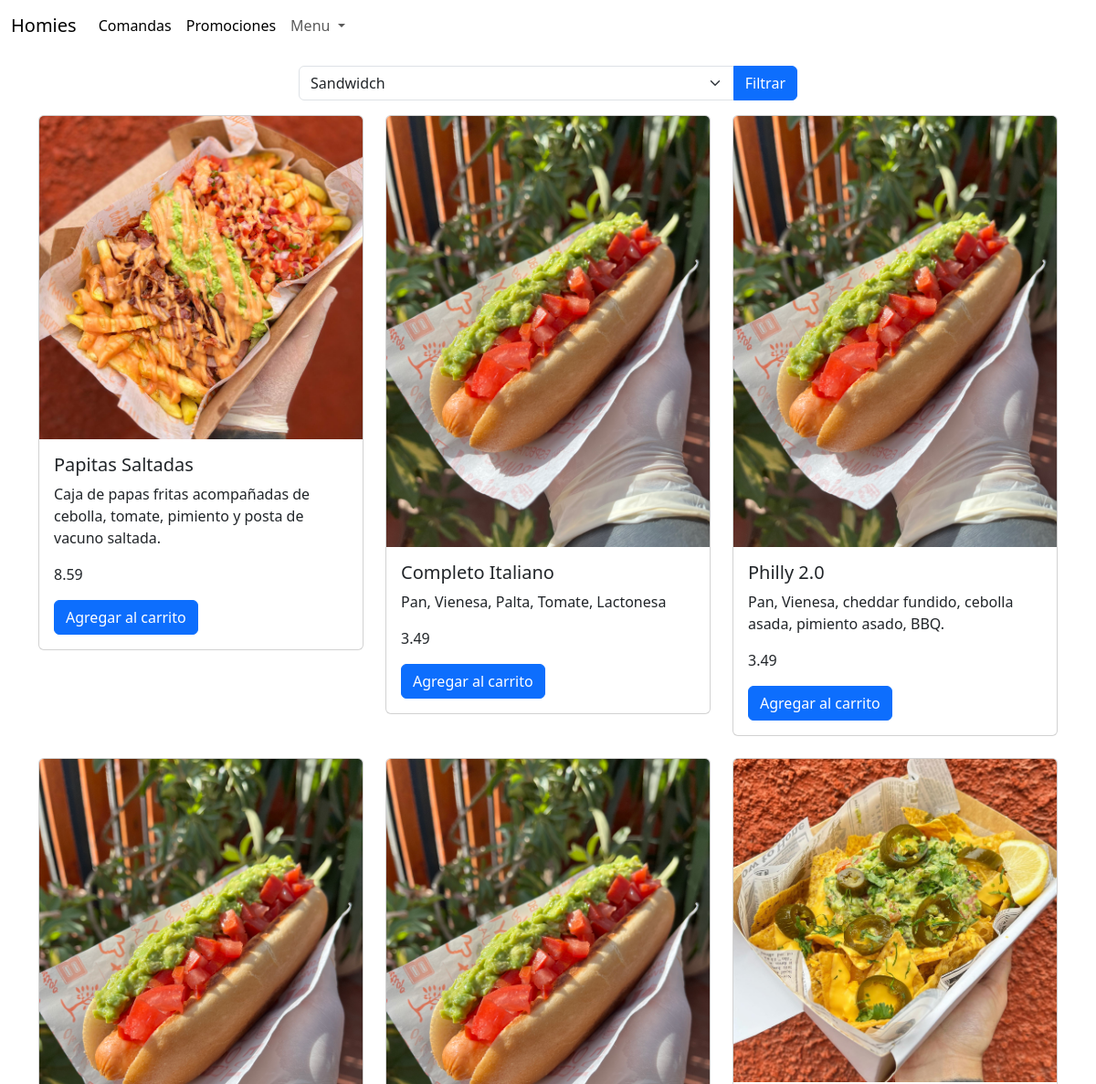
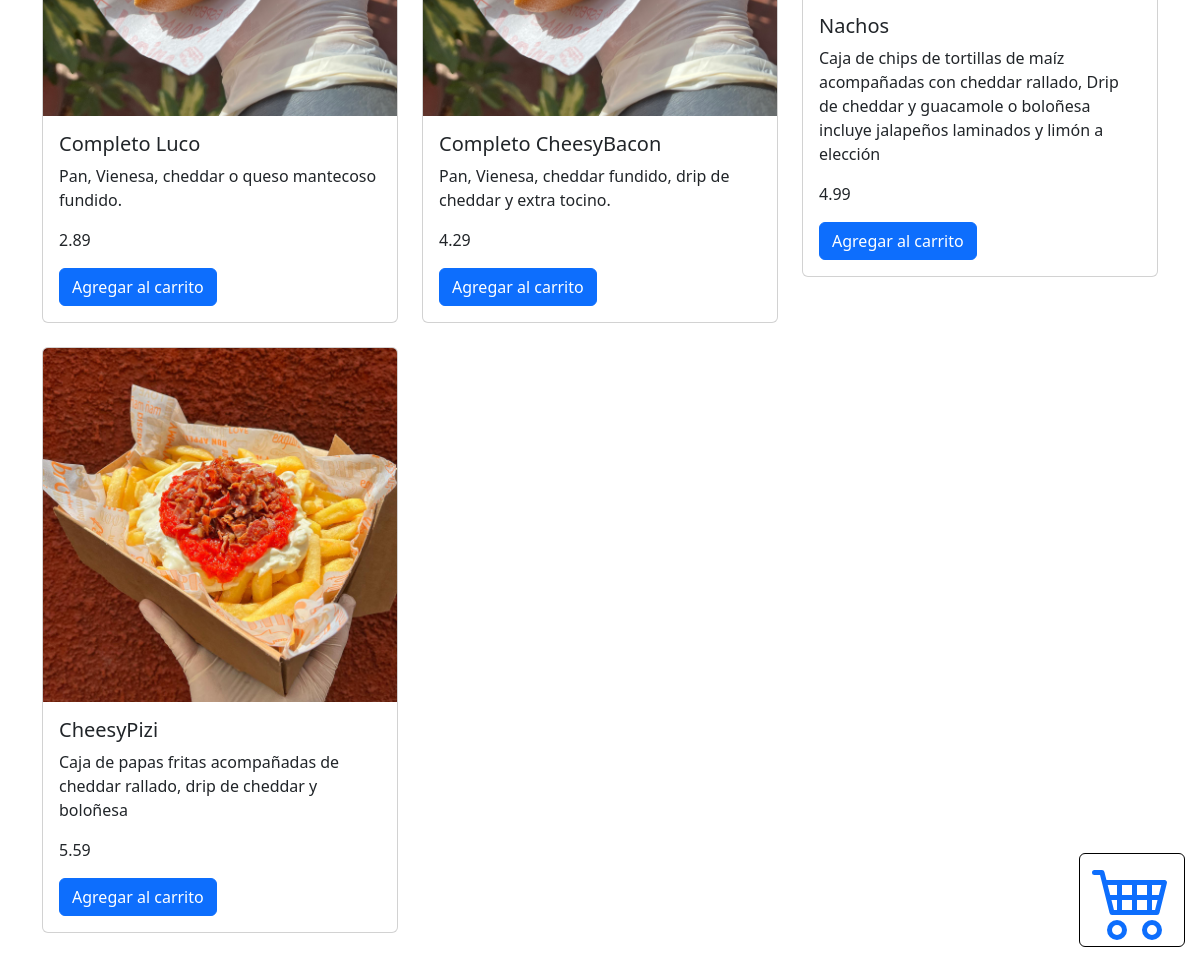
The app's page /listar_productos?categoria_id=2, older data (2 pictures, top to bottom).
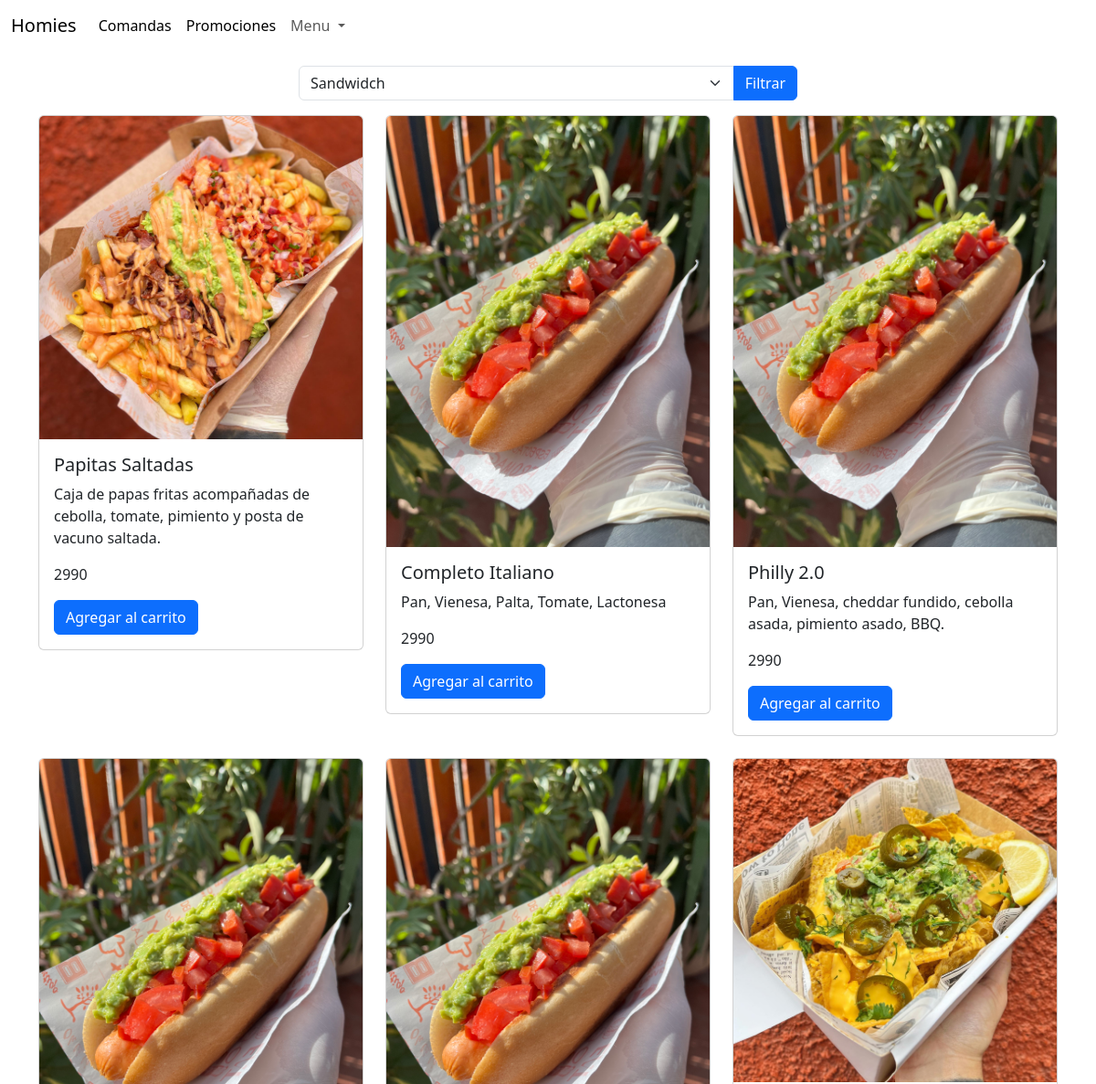
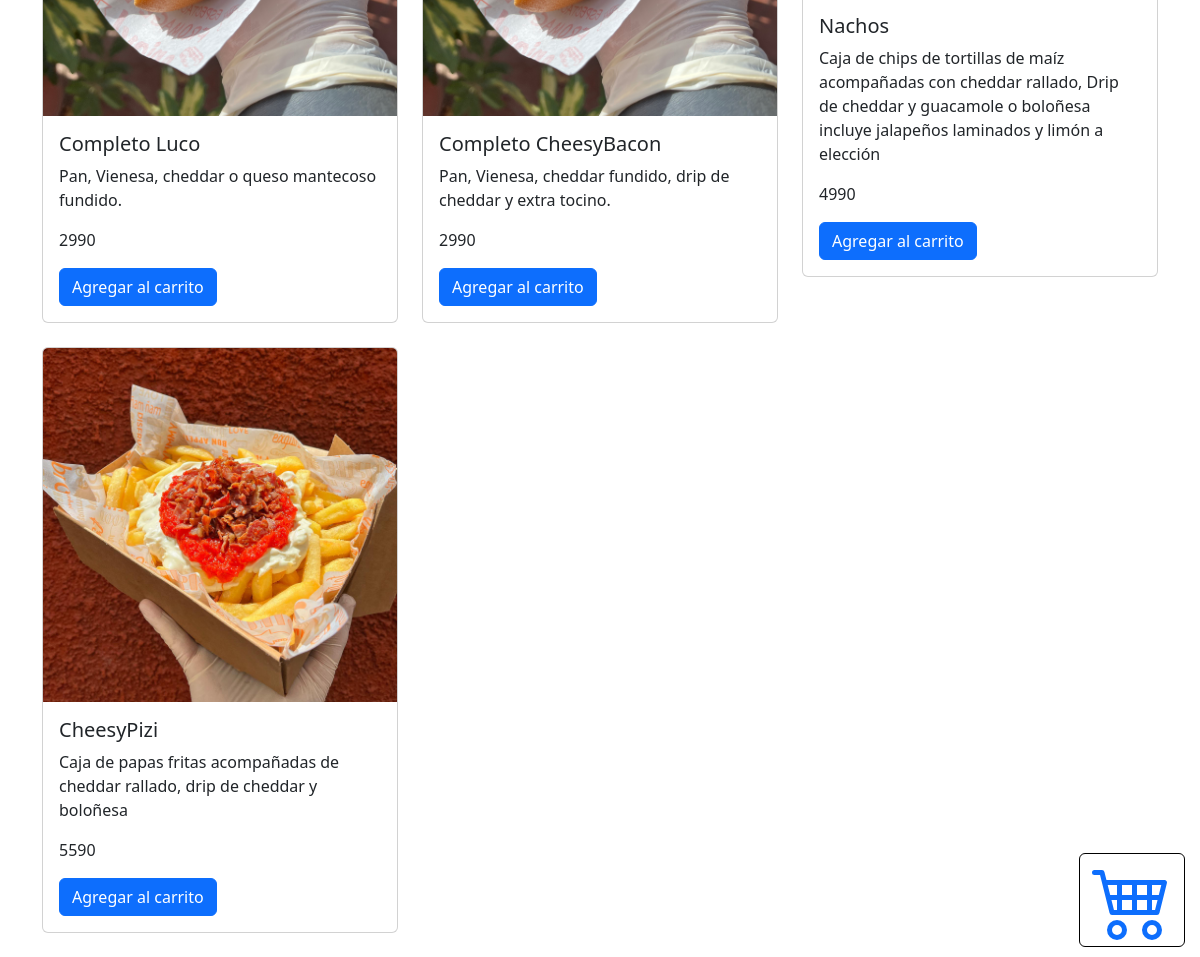
The same page, newer data (2 pictures, top to bottom).
### app/models.py (models this page shows, shortened)
class Producto(models.Model):
    nombre = models.CharField(max_length=200)
    descripcion = models.TextField()
    precio = models.IntegerField()
    stock = models.IntegerField()
    fecha_creacion = models.DateTimeField(auto_now_add=True)
    categoria = models.ForeignKey(Categoria, on_delete=models.CASCADE)
    imagen = models.ImageField(upload_to="productos", null=True)
    cantidad = models.IntegerField(default=0)
    comentario = models.CharField(max_length=100,default="")
    SIMPLE = 'Simple'
    DOBLE = 'Doble'
    OPCIONES_HAMBURGUESA = [
        (SIMPLE, 'Hamburguesa Simple'),
        (DOBLE, 'Hamburguesa Doble'),
    ]
    tipo_hamburguesa = models.CharField(
        max_length=10,
        choices=OPCIONES_HAMBURGUESA,
        default=SIMPLE,
    )

### app/views.py (the view)
# urls.py: path('listar_productos', listar_productos, name='listar_productos'),
def listar_productos(request,categoria_id=None):
    categorias = Categoria.objects.all()  # Asegúrate de importar la clase Categoria
    if request.method == 'POST':
        form = ProductoForm(request.POST)
        if form.is_valid():
            form.save()
            return redirect('home')  # Redirige a la misma página después de agregar un producto
    else:
        form = ProductoForm()
    if 'categoria_id' in request.GET:
        categoria_id = request.GET['categoria_id']
        productos = Producto.objects.filter(categoria__id=categoria_id)
    else:
        productos = Producto.objects.all()
    context = {'productos': productos, 'form': form, 'categorias': categorias}
    return render(request, 'app/listar_productos.html', context)

### app/forms.py
class ProductoForm(forms.ModelForm):
    class Meta:
        model = Producto
        fields = ['nombre', 'cantidad', 'precio', 'comentario', 'tipo_hamburguesa']

### app/templates/app/listar_productos.html (shortened to what this page needs)
{% extends 'app/base.html' %}
{% block content %}
</div>
<div class="container">
  <div class="row justify-content-center">
    <div class="col-md-6">
      <form class="mb-3" method="get" action="{% url 'listar_productos' %}">
        <div class="input-group">
          <select class="form-select" name="categoria_id" id="categoria">
            {% for categoria in categorias %}
            <option value="{{ categoria.id }}">{{ categoria.nombre }}</option>
            {% endfor %}
          </select>
          <button type="submit" class="btn btn-primary">Filtrar</button>
        </div>
      </form>
    </div>
  </div>
</div>
<button type="button" class="btn btn-link"
  style="position: fixed; bottom: 10px; right: 15px;z-index: 1000; border-color:black; background-color: white;"
  onclick="openModal()">
</button>
<div class="container">
  <div class="row">
    {% for producto in productos %}
    <div class="col-lg-4 col-md-6 col-sm-12 mb-4">
      <div class="card">
        <img src="{{ producto.imagen.url }}" class="card-img-top custom-image" alt="{{ producto.nombre }}">
        <div class="card-body">
          <h5 class="card-title">{{ producto.nombre }}</h5>
          <p class="card-text">{{ producto.descripcion }}</p>
          <p class="card-text">{{ producto.precio }}</p>
          <button class="btn btn-primary"
            onclick="Agregar('{{ producto.id }}','{{ producto.nombre }}','{{ producto.precio }}','{{ producto.imagen.url }}')">Agregar
            al carrito</button>
        </div>
      </div>
    </div>
    {% endfor %}
  </div>
</div>
{% endblock %}

Row changes from the older to the newer data that the page shows:
changed Producto "Papitas Saltadas": precio "8.59" → "2990"
changed Producto "Completo Italiano": precio "3.49" → "2990"
changed Producto "Philly 2.0": precio "3.49" → "2990"
changed Producto "Completo Luco": precio "2.89" → "2990"
changed Producto "Completo CheesyBacon": precio "4.29" → "2990"
changed Producto "Nachos": precio "4.99" → "4990"
changed Producto "CheesyPizi": precio "5.59" → "5590"
